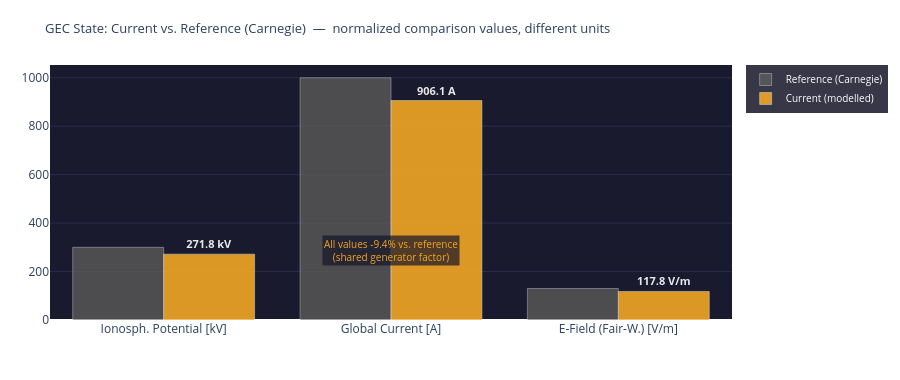

The cell this chart's notebook holds for it:
### Markdown cell above
---
## 4. Visualizations

### Code cell
# ============================================================
# GEC STATE vs. REFERENCE
# Note: raw values have different units (kV, A, V/m)
# Comparison shows relative deviation from Carnegie reference
# ============================================================

metrics = [
    ('Ionosph. Potential', 'kV',  GEC_REF['V_iono_kV'], V_iono_mod),
    ('Global Current',     'A',   GEC_REF['I_total_A'], I_total_mod),
    ('E-Field (Fair-W.)',  'V/m', GEC_REF['E_field_Vm'], E_mod),
]
labels_units = [f'{m[0]}\n[{m[1]}]' for m in metrics]

fig = go.Figure()
fig.add_trace(go.Bar(
    name='Reference (Carnegie)',
    x=labels_units, y=[m[2] for m in metrics],
    marker_color='#5F5E5A', opacity=0.75
))
fig.add_trace(go.Bar(
    name='Current (modelled)',
    x=labels_units, y=[m[3] for m in metrics],
    marker_color='#F2A623', opacity=0.90,
    text=[f'<b>{m[3]:.1f} {m[1]}</b>' for m in metrics],
    textposition='outside',
    textfont=dict(color='white', size=11)
))

# Joint percentage value as annotation
delta_pct = round((V_iono_mod - GEC_REF['V_iono_kV']) / GEC_REF['V_iono_kV'] * 100, 1)
fig.add_annotation(
    x=1.0, y=max(GEC_REF['V_iono_kV'], V_iono_mod) * 0.95,
    text=f'All values {delta_pct:+.1f}% vs. reference<br>(shared generator factor)',
    showarrow=False, xanchor='center',
    font=dict(color='#F2A623', size=10),
    bgcolor='rgba(20,20,40,0.7)'
)

fig.update_layout(
    title=dict(
        text='GEC State: Current vs. Reference (Carnegie)  —  normalized comparison values, different units',
        font=dict(size=13)
    ),
    barmode='group',
    height=380,
    plot_bgcolor='#1a1a2e', paper_bgcolor='rgba(0,0,0,0)',
    margin=dict(l=50, r=50, t=65, b=60),
    legend=dict(bgcolor='rgba(20,20,40,0.85)', font=dict(color='white', size=10)),
    yaxis=dict(gridcolor='#2a2a4a')
)
fig.show()

print(f'GEC deviation from Carnegie reference: {delta_pct:+.1f}%')
print(f'  (all values scale with the same generator factor {generator_strength:.3f})')

### Figure 1 — Plotly figure (JSON) as saved in the notebook; plotly's stock layout.template omitted (floating-point values rounded to 4 significant figures)
{"data": [{"marker": {"color": "#5F5E5A"}, "name": "Reference (Carnegie)", "opacity": 0.75, "type": "bar", "x": ["Ionosph. Potential\n[kV]", "Global Current\n[A]", "E-Field (Fair-W.)\n[V/m]"], "y": [300.0, 1000.0, 130.0]}, {"marker": {"color": "#F2A623"}, "name": "Current (modelled)", "opacity": 0.9, "text": ["<b>271.8 kV</b>", "<b>906.1 A</b>", "<b>117.8 V/m</b>"], "textfont": {"color": "white", "size": 11}, "textposition": "outside", "type": "bar", "x": ["Ionosph. Potential\n[kV]", "Global Current\n[A]", "E-Field (Fair-W.)\n[V/m]"], "y": [271.8, 906.1, 117.8]}], "layout": {"annotations": [{"bgcolor": "rgba(20,20,40,0.7)", "font": {"color": "#F2A623", "size": 10}, "showarrow": false, "text": "All values -9.4% vs. reference<br>(shared generator factor)", "x": 1.0, "xanchor": "center", "y": 285.0}], "barmode": "group", "height": 380, "legend": {"bgcolor": "rgba(20,20,40,0.85)", "font": {"color": "white", "size": 10}}, "margin": {"b": 60, "l": 50, "r": 50, "t": 65}, "paper_bgcolor": "rgba(0,0,0,0)", "plot_bgcolor": "#1a1a2e", "title": {"font": {"size": 13}, "text": "GEC State: Current vs. Reference (Carnegie)  —  normalized comparison values, different units"}, "yaxis": {"gridcolor": "#2a2a4a"}}}
